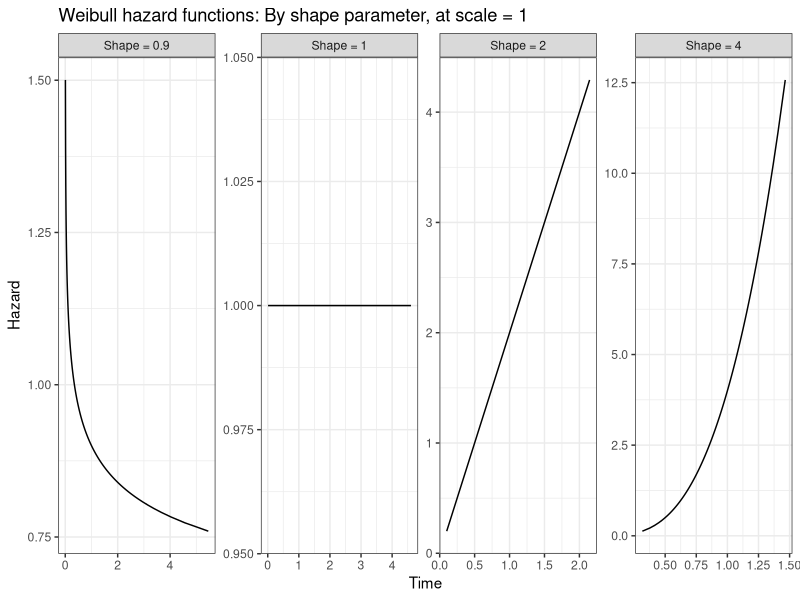
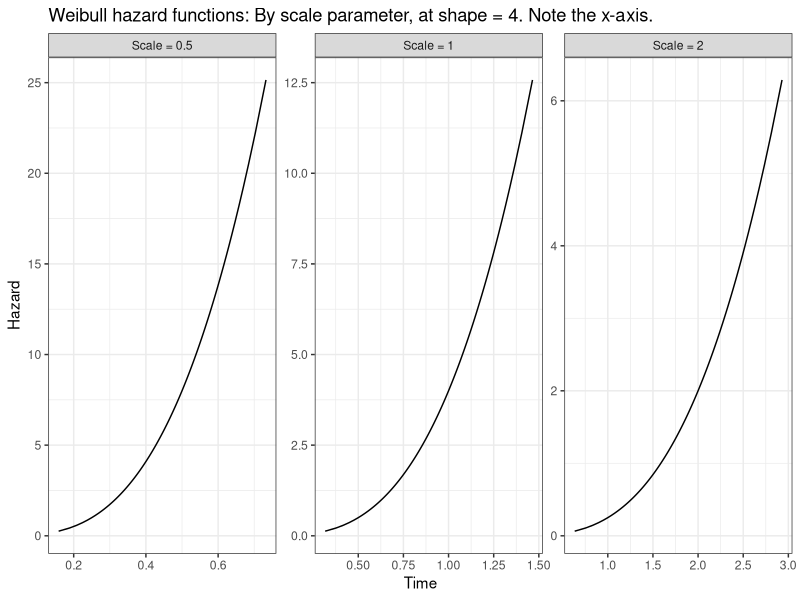
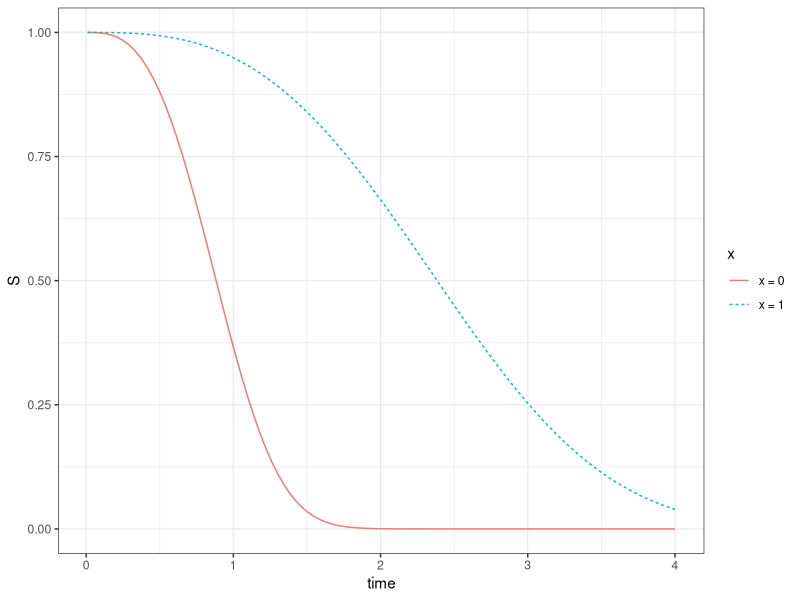
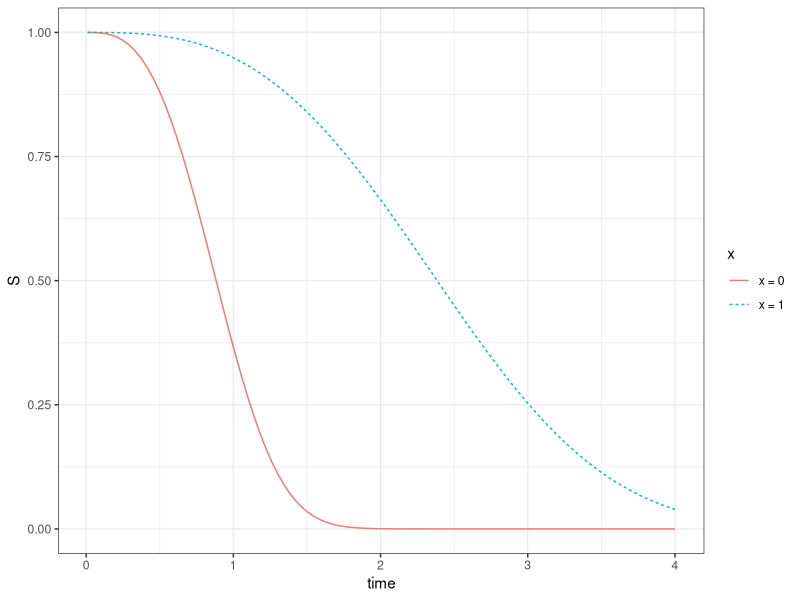

Write the R code that produced these figures, in order.
## ---- chunk 1
# Package wish list:
# - convert survreg to predicted values
# - convert survfit and survreg to ggplot
# - test survreg survival compared to Kaplan Meier
## ---- chunk 2
library(tidyverse)
library(foreach)
theme_set(theme_bw())
library(survival)
## ---- chunk 3
#| code-fold: true
foreach(shape_value = c(.9,1,2,4), .combine = "rbind") %do% {
  tibble(p = seq(.01, .99, .01)) |>
    mutate(
      t = qweibull(p, shape = shape_value, scale = 1),
      f = dweibull(t, shape = shape_value, scale = 1),
      S = pweibull(t, shape = shape_value, scale = 1, lower.tail = FALSE),
      h = f / S,
      shape = shape_value
    )
} |>
  ggplot(aes(x = t, y = h)) +
  geom_line() +
  facet_wrap(~shape, scales = "free", labeller = as_labeller(\(x) paste("Shape =",x)), nrow = 1) +
  labs(
    x = "Time",
    y = "Hazard",
    title = "Weibull hazard functions: By shape parameter, at scale = 1"
  )
## ---- chunk 4
#| code-fold: true
foreach(scale_value = c(.5,1,2), .combine = "rbind") %do% {
  tibble(p = seq(.01, .99, .01)) |>
    mutate(
      t = qweibull(p, shape = 4, scale = scale_value),
      f = dweibull(t, shape = 4, scale = scale_value),
      S = pweibull(t, shape = 4, scale = scale_value, lower.tail = FALSE),
      h = f / S,
      scale = paste0("Scale = ",scale_value)
    )
} |>
  ggplot(aes(x = t, y = h)) +
  geom_line() +
  facet_wrap(~scale, scales = "free") +
  labs(
    x = "Time",
    y = "Hazard",
    title = "Weibull hazard functions: By scale parameter, at shape = 4. Note the x-axis."
  )
## ---- chunk 5
alpha <- 3
beta0 <- 0
beta1 <- 1
## ---- chunk 6
simulated <- tibble(id = 1:1e4) |>
  mutate(
    x = rbinom(n(), 1, .5),
    scale = exp(beta0 + beta1 * x),
    # Simulate from the Weibull
    t = rweibull(n(), shape = alpha, scale = scale),
    c = 0
  )
## ---- chunk 7
model <- survreg(
  Surv(t, 1 - c) ~ x,
  data = simulated,
  dist = "weibull"
)
## ---- chunk 8
saveRDS(model, file = "assets/weibull_model.RDS")
## ---- chunk 9
alpha_estimate <- 1 / model$scale
## ---- chunk 10
beta_estimate <- coef(model)
## ---- chunk 11
cbind(
  truth = c(alpha = alpha, beta0 = beta0, beta1 = beta1), 
  estimate = c(alpha = alpha_estimate, beta_estimate)
)
## ---- chunk 12
to_predict <- tibble(x = 0:1)
## ---- chunk 13
predicted_parameters <- to_predict |>
  mutate(
    shape = 1 / model$scale,
    log_scale = predict(
      model, 
      newdata = to_predict, 
      type = "linear"
    ),
    scale = exp(log_scale)
  )
## ---- chunk 14
predicted_survival <- predicted_parameters |>
  group_by(x) |>
  # Create 100 copies of each line
  uncount(weights = 100) |>
  # Create a sequence over the times to predict
  mutate(
    time = seq(from = 0.01, to = 4, length.out = 100)
  ) |>
  # Calculate the survival probability at that time
  mutate(
    S = pweibull(
      q = time,
      shape = shape,
      scale = scale,
      lower.tail = FALSE
    )
  )
## ---- chunk 15
predicted_survival |>
  write_csv("assets/predicted_survival_weibull.csv")
## ---- chunk 16
predicted_survival |>
  # Make x a character for easier plotting
  mutate(x = paste("x =",x)) |>
  ggplot(aes(x = time, y = S, color = x, linetype = x)) +
  geom_line()
## ---- chunk 17
predicted_hazard <- predicted_survival |>
  mutate(
    # Calculate the PDF at each point
    f = dweibull(x = time, shape = shape, scale = scale),
    # Hazard equals PDF over survival
    h = f / S
  )
## ---- chunk 18
predicted_hazard |>
  # Make x a character for easier plotting
  mutate(x = paste("x =",x)) |>
  ggplot(aes(x = time, y = S, color = x, linetype = x)) +
  geom_line()
## ---- chunk 19
summary(model)
## ---- chunk 20
log_scale_estimate <- log(model$scale)
log_scale_se <- sqrt(diag(model$var))["Log(scale)"]
## ---- chunk 21
log_scale_ci_lower <- log_scale_estimate - log_scale_se * qnorm(.975)
log_scale_ci_upper <- log_scale_estimate + log_scale_se * qnorm(.975)
## ---- chunk 22
c(
  shape_estimate = 1 / exp(log_scale_estimate),
  ci_lower = 1 / exp(log_scale_ci_upper) |> unname(),
  ci_upper = 1 / exp(log_scale_ci_lower) |> unname()
)
## ---- chunk 23
heart_recipients <- read_csv("assets/heart_recipients.csv")
